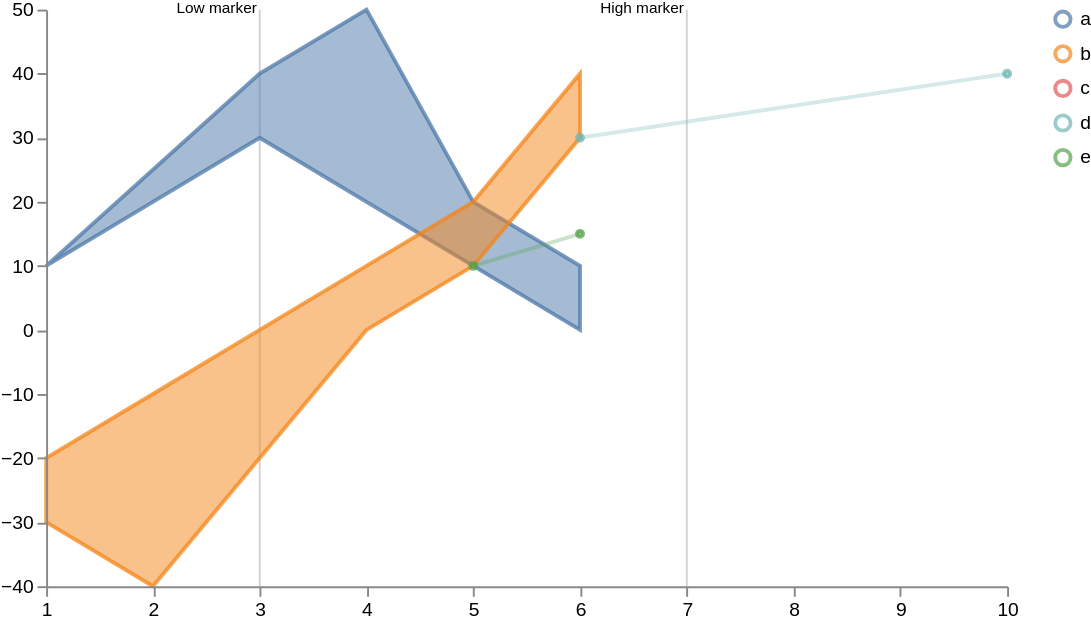

Describe this chart as a Vega-Lite specification.
### Vega specification from a JSON file in a GitHub repository (floating-point values rounded to 4 significant figures)
{"$schema": "https://vega.github.io/schema/vega/v5.json", "width": 500, "height": 300, "scales": [{"name": "xscale", "type": "linear", "range": "width", "zero": false, "domain": {"fields": [{"data": "distributions", "field": "timepoint"}, {"data": "traces", "field": "timepoint"}, {"data": "points", "field": "timepoint"}, {"data": "markers", "field": "timepoint"}]}}, {"name": "yscale", "type": "linear", "range": "height", "nice": true, "zero": true, "domain": {"fields": [{"data": "distributions", "field": "lower"}, {"data": "distributions", "field": "upper"}, {"data": "traces", "field": "value"}, {"data": "points", "field": "value"}]}}, {"name": "color", "type": "ordinal", "range": "category", "domain": {"fields": [{"data": "distributions", "field": "trajectory"}, {"data": "traces", "field": "trajectory"}, {"data": "points", "field": "trajectory"}], "sort": {"order": "ascending"}}}], "axes": [{"name": "x_axis", "orient": "bottom", "scale": "xscale", "zindex": 100}, {"name": "y_axis", "orient": "left", "scale": "yscale", "zindex": 100}], "signals": [{"name": "clear", "value": true, "on": [{"events": "mouseup[!event.item]", "update": "true", "force": true}]}, {"name": "shift", "value": false, "on": [{"events": "@legendSymbol:click, @legendLabel:click", "update": "event.shiftKey", "force": true}]}, {"name": "clicked", "value": null, "on": [{"events": "@legendSymbol:click, @legendLabel:click", "update": "{value: datum.value}", "force": true}]}, {"name": "clearData", "value": true, "on": [{"events": "mouseup[!event.item]", "update": "true", "force": true}]}, {"name": "clickedData", "value": null, "on": [{"events": "@area:click", "update": "{value: datum.trajectory}", "force": true}]}], "legends": [{"name": "color_legend", "stroke": "color", "encode": {"symbols": {"name": "legendSymbol", "interactive": true, "update": {"fill": {"value": "transparent"}, "strokeWidth": {"value": 2}, "opacity": [{"test": "!length(data('selected')) || indata('selected', 'value', datum.value) || indata('selectedData', 'value', datum.value)", "value": 0.7}, {"value": 0.15}], "size": {"value": 64}}}, "labels": {"name": "legendLabel", "interactive": true, "update": {"opacity": [{"test": "!length(data('selectedData')) || indata('selectedData', 'value', datum.value)", "value": 1}, {"value": 0.25}]}}}}], "marks": [{"type": "group", "zindex": 3, "name": "_points", "from": {"facet": {"name": "points_split", "data": "points", "groupby": "trajectory"}}, "marks": [{"type": "symbol", "name": "_points_symbol", "from": {"data": "points_split"}, "zindex": 3, "encode": {"update": {"x": {"scale": "xscale", "field": "timepoint"}, "y": {"scale": "yscale", "field": "value"}, "size": {"value": 10}, "strokeWidth": {"value": 2}, "fill": {"scale": "color", "field": "trajectory"}, "stroke": {"scale": "color", "field": "trajectory"}, "fillOpacity": [{"test": "!length(data('selected')) || indata('selected', 'value', datum.trajectory)", "value": 0.5}, {"value": 0.15}], "strokeOpacity": [{"test": "!length(data('selected')) || indata('selected', 'value', datum.trajectory)", "value": 0.75}, {"value": 0.15}], "tooltip": {"field": "value"}}, "hover": {"fillOpacity": {"value": 0.9}}}}, {"type": "line", "name": "_points_line", "from": {"data": "points_split"}, "zindex": 3, "encode": {"update": {"x": {"scale": "xscale", "field": "timepoint"}, "y": {"scale": "yscale", "field": "value"}, "strokeWidth": {"value": 2}, "stroke": {"scale": "color", "field": "trajectory"}, "interpolate": {"value": "linear"}, "strokeOpacity": [{"test": "!length(data('selected')) || indata('selected', 'value', datum.trajectory)", "value": 0.3}, {"value": 0.1}]}, "hover": {"fillOpacity": {"value": 0.9}}}}]}, {"type": "group", "zindex": 2, "name": "_traces", "from": {"facet": {"name": "traces_split", "data": "traces", "groupby": "trajectory"}}, "marks": [{"type": "line", "name": "_traces_lines", "from": {"data": "traces_split"}, "encode": {"update": {"x": {"scale": "xscale", "field": "timepoint"}, "y": {"scale": "yscale", "field": "value"}, "strokeWidth": {"value": 2}, "stroke": {"scale": "color", "field": "trajectory"}, "interpolate": {"value": "linear"}, "strokeOpacity": [{"test": "!length(data('selected')) || indata('selected', 'value', datum.trajectory)", "value": 0.75}, {"value": 0.15}]}, "hover": {"fillOpacity": {"value": 0.9}}}}]}, {"type": "group", "name": "_distributions", "zindex": 1, "from": {"facet": {"name": "trajectory_split", "data": "distributions", "groupby": "trajectory"}}, "marks": [{"type": "area", "name": "area", "interactive": true, "from": {"data": "trajectory_split"}, "encode": {"update": {"x": {"scale": "xscale", "field": "timepoint"}, "y": {"scale": "yscale", "field": "upper"}, "y2": {"scale": "yscale", "field": "lower"}, "interpolate": {"value": "linear"}, "strokeWidth": {"value": 2}, "fill": {"scale": "color", "field": "trajectory"}, "stroke": {"scale": "color", "field": "trajectory"}, "fillOpacity": [{"test": "!length(data('selected')) || indata('selected', 'value', datum.trajectory)", "value": 0.5}, {"value": 0.15}], "strokeOpacity": [{"test": "!length(data('selected')) || indata('selected', 'value', datum.trajectory)", "value": 0.75}, {"value": 0.15}]}, "hover": {"fillOpacity": {"value": 0.9}}}}]}, {"type": "group", "name": "_markers", "marks": [{"type": "rule", "name": "_marker text", "from": {"data": "markers"}, "encode": {"enter": {"stroke": {"value": "lightgray"}}, "update": {"x": {"scale": "xscale", "field": "timepoint"}, "y2": {"value": 0}, "y": {"signal": "height"}, "opacity": {"value": 1}}}}, {"type": "text", "name": "_marker flags", "from": {"data": "_marker text"}, "encode": {"enter": {"text": {"field": "datum.label"}, "y": {"value": 0}, "fontSize": {"value": 8}}}, "transform": [{"type": "label", "lineAnchor": "start", "as": ["x", "_y", "opacity", "align", "baseline"], "offset": [1], "size": {"signal": "[width, height]"}}]}]}], "data": [{"name": "distributions", "values": [{"timepoint": 1, "upper": 10, "lower": 10, "trajectory": "a"}, {"timepoint": 2, "upper": 20, "lower": 25, "trajectory": "a"}, {"timepoint": 3, "upper": 30, "lower": 40, "trajectory": "a"}, {"timepoint": 4, "upper": 20, "lower": 50, "trajectory": "a"}, {"timepoint": 5, "upper": 10, "lower": 20, "trajectory": "a"}, {"timepoint": 6, "upper": 0, "lower": 10, "trajectory": "a"}, {"timepoint": 1, "upper": -30, "lower": -20, "trajectory": "b"}, {"timepoint": 2, "upper": -40, "lower": -10, "trajectory": "b"}, {"timepoint": 3, "upper": -20, "lower": 0, "trajectory": "b"}, {"timepoint": 4, "upper": 0, "lower": 10, "trajectory": "b"}, {"timepoint": 5, "upper": 10, "lower": 20, "trajectory": "b"}, {"timepoint": 6, "upper": 30, "lower": 40, "trajectory": "b"}]}, {"name": "traces", "values": [{"timepoint": 6, "value": 30, "trajectory": "c"}, {"timepoint": 6, "value": 30, "trajectory": "d"}], "transform": [{"type": "filter", "expr": "isValid(datum.value)"}]}, {"name": "points", "values": [{"timepoint": 6, "value": 30, "trajectory": "d"}, {"timepoint": 10, "value": 40, "trajectory": "d"}, {"timepoint": 5, "value": 10, "trajectory": "e"}, {"timepoint": 6, "value": 15, "trajectory": "e"}]}, {"name": "markers", "values": [{"timepoint": 3, "label": "Low marker"}, {"timepoint": 7, "label": "High marker"}]}, {"name": "selected", "on": [{"trigger": "clear", "remove": true}, {"trigger": "!shift", "remove": true}, {"trigger": "!shift && clicked", "insert": "clicked"}, {"trigger": "shift && clicked", "toggle": "clicked"}]}, {"name": "selectedData", "on": [{"trigger": "clearData", "remove": true}, {"trigger": "clickedData", "toggle": "clickedData"}]}]}
